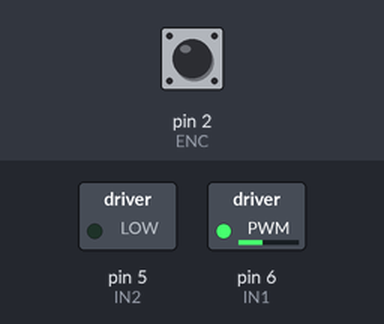
The sketch below on a simulated Arduino Uno, built with avr-gcc and run on an emulated ATmega328P. Shown: switched loads named in the sketch (green lamp = pin HIGH). The inputs (shaded band) are chosen by the test bench; at power-on: pin 2 (ENC) HIGH. What the sketch prints to the serial monitor is not drawn.

Above: at 0.1 s.
Timing chart, 0 to 1.6 s (numbered marks = the images above):
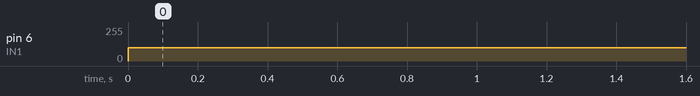

Measured:
- by itself, pin 6 (IN1): 0/255 → 100/255 at 0.00 s

The sketch:

sketch_mar11a.ino
```cpp
#include <util/atomic.h> // For the ATOMIC_BLOCK macro

#define ENC 2 // YELLOW
//#define ENCB 3 // WHITE
//#define PWM 5
#define IN2 5
#define IN1 6

volatile int posi = 0; // specify posi as volatile: https://www.arduino.cc/reference/en/language/variables/variable-scope-qualifiers/volatile/

void setup() {
  Serial.begin(9600);
  pinMode(ENC,INPUT);
  //pinMode(ENCB,INPUT);
  attachInterrupt(digitalPinToInterrupt(ENC),readEncoder,RISING);

  //pinMode(PWM,OUTPUT);
  pinMode(IN1,OUTPUT);
  pinMode(IN2,OUTPUT);
}

void loop() {

  // Read the position in an atomic block to avoid a potential
  // misread if the interrupt coincides with this code running
  // see: https://www.arduino.cc/reference/en/language/variables/variable-scope-qualifiers/volatile/
  int pos = 0;
  ATOMIC_BLOCK(ATOMIC_RESTORESTATE) {
    pos = posi;
  }

  setMotor(1, 100, IN1, IN2);
  delay(200);
  Serial.println(pos);
  /*setMotor(-1, 25, IN1, IN2);
  delay(200);
  Serial.println(pos);
  setMotor(0, 25, IN1, IN2);
  delay(20);
  Serial.println(pos);*/
}

void setMotor(int dir, int pwmVal, int in1, int in2){
  /*analogWrite(pwm,pwmVal);
  if(dir == 1){
    digitalWrite(in1,HIGH);
    digitalWrite(in2,LOW);
  }
  else if(dir == -1){
    digitalWrite(in1,LOW);
    digitalWrite(in2,HIGH);
  }
  else{
    digitalWrite(in1,LOW);
    digitalWrite(in2,LOW);
  }*/
  if(dir == 1)
  {
    analogWrite(in1,pwmVal);
    digitalWrite(in2,LOW);
  }
  else if(dir ==-1)
  {
    analogWrite(in2,pwmVal);
    digitalWrite(in1,LOW);
  }
  else
  {
    digitalWrite(in1,LOW);
    digitalWrite(in2,LOW);
  }
}

void readEncoder(){
  /*int b = digitalRead(ENCB);
  if(b > 0){
    posi++;
  }
  else{
    posi--;
  }*/
  posi++;
}
```
